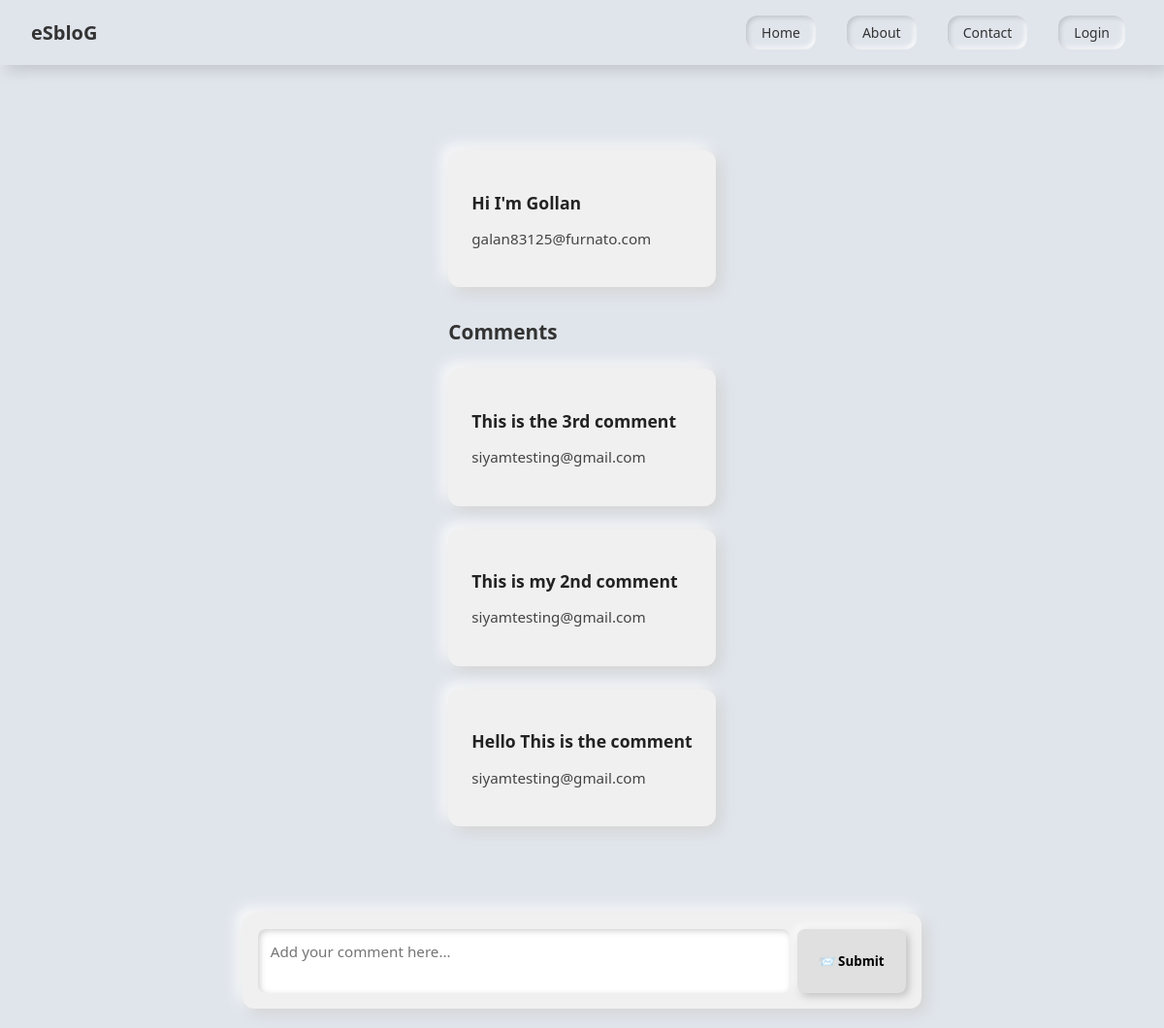
Page /dashboard/add_comment/10/ on the committed database.
### dashboard/models.py (models this page shows, shortened)
class User_posts(models.Model):
    id = models.AutoField(primary_key=True)
    u_name = models.ForeignKey(Login_info_new_p,on_delete=models.CASCADE)
    post = models.CharField(max_length=100)
    create_at = models.DateTimeField(auto_now_add=True)

class Login_info_new_p(models.Model):
    fname = models.CharField(max_length=100,default="Mr.")
    lname = models.CharField(max_length=100,default="Unknown")
    email = models.EmailField(max_length=50)
    password = models.CharField(max_length=50)
    def __str__(self):
        return self.email

class User_comment(models.Model):
    id = models.AutoField(primary_key=True)
    post = models.ForeignKey(User_posts, on_delete=models.CASCADE, related_name="comments")
    user = models.ForeignKey(Login_info_new_p, on_delete=models.CASCADE, related_name="comments")
    comment = models.CharField(max_length=200)
    created_at = models.DateTimeField(auto_now_add=True)

### dashboard/views.py (the view, shortened to what this page needs)
# urls.py: path('add_comment/<int:post_id>/', views.add_comment, name="add_comment"),
def add_comment(request, post_id):
    post = User_posts.objects.get(id=post_id)
    comments = post.comments.all().order_by("-created_at")
    return render(request, "dashboard/comment.html", {"post": post, "comments": comments})

### dashboard/templates/dashboard/comment.html (shortened to what this page needs)
{% include 'dashboard/header.html' %}
<div class="comment-container">
    <div class="post-card">
        <h3 class="content">{{ post.post }}</h3>
        <p class="username">{{ post.u_name }}</p>
    </div>
    <h4 class="comment-section-title">Comments</h4>
    {% for comment in comments %}
    <div class="post-card">
        <h3 class="content">{{ comment.comment }}</h3>
        <p class="username">{{ comment.user }}</p>
    </div>
    {% empty %}
    <p class="content">No comments yet. Be the first to comment!</p>
    {% endfor %}
</div>
<div class="form">
    <form method="POST" action="{% url 'add_comment' post.id %}" style="display: flex; width: 100%; gap: 0.5rem;">
        <textarea name="comment" rows="2" placeholder="Add your comment here..." required></textarea>
        <button type="submit">📨 Submit</button>
    </form>
</div>
{% include 'dashboard/footer.html' %}

### dashboard/templates/dashboard/header.html (style rules this page uses)
* { box-sizing: border-box; font-family: 'Segoe UI', sans-serif; }
body { background: #e0e5ec; display: flex; flex-direction: column; align-items: center; min-height: 100vh; margin: 0; }

### dashboard/templates/dashboard/comment.html (style rules this page uses)
.post-card { background: #f0f0f0; padding: 1.5rem; border-radius: 12px; box-shadow: 5px 5px 15px #d1d1d1, -5px -5px 15px #ffffff; max-width: 700px; margin: 1.5rem auto; }
.content { font-size: 1.1rem; font-weight: 700; margin-bottom: 0.3rem; color: #222; }
.username { font-size: 0.95rem; color: #444; line-height: 1.4; }
.comment-container { max-width: 750px; margin: 2rem auto; padding: 0 1rem; padding-bottom: 120px; }
.comment-section-title { font-size: 1.3rem; font-weight: 600; margin: 2rem 0 1rem 0; text-align: left; color: #333; }
.form { position: fixed; bottom: 20px; left: 50%; transform: translateX(-50%); background: #f0f0f0; padding: 1rem; border-radius: 12px; box-shadow: 5px 5px 15px #d1d1d1, -5px -5px 15px #ffffff; max-width: 700px; width: 90%; z-index: 9999; display: flex; gap: 0.5rem; align-items: center; }
.form textarea { flex: 1; padding: 0.8rem; border-radius: 8px; border: none; resize: none; box-shadow: inset 2px 2px 6px #d1d1d1, inset -2px -2px 6px #ffffff; font-size: 0.95rem; outline: none; }
.form button { background: #e0e0e0; border: none; padding: 0.6rem 1.4rem; border-radius: 8px; font-weight: 600; cursor: pointer; box-shadow: 3px 3px 8px #bfbfbf, -3px -3px 8px #ffffff; transition: all 0.2s ease-in-out; }

### rows in the picture
User_posts: post "Hi I'm Gollan", u_name "galan83125@furnato.com"
User_comment: comment "This is the 3rd comment", user "siyamtesting@gmail.com"
User_comment: comment "This is my 2nd comment", user "siyamtesting@gmail.com"
User_comment: comment "Hello This is the comment", user "siyamtesting@gmail.com"
